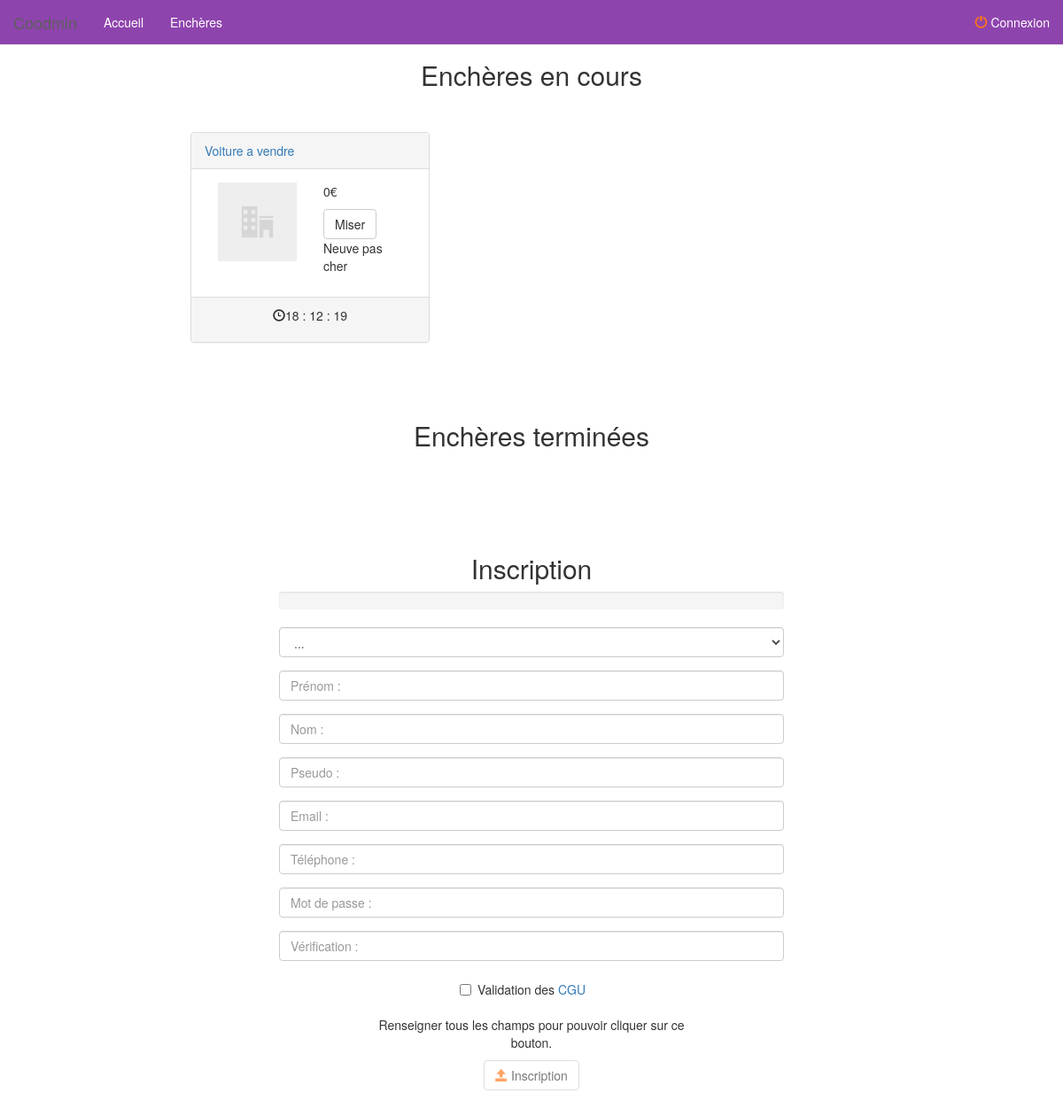
Screenshot of /coodmin2/pages/index.php with the database file from the repository.
### tables this page shows
CREATE TABLE IF NOT EXISTS `bids` (
  `id` int(11) NOT NULL AUTO_INCREMENT,
  `seller` int(11) NOT NULL,
  `title` varchar(100) NOT NULL,
  `descriptive` varchar(255) NOT NULL,
  `category` int(11) NOT NULL,
  `estimated_price` int(11) NOT NULL,
  `mini_price` int(11) NOT NULL,
  `duration_bid` int(11) NOT NULL,
  `end_bid` int(11) NOT NULL DEFAULT '0',
  `image` varchar(100) NOT NULL DEFAULT '../img/bids/0.jpg',
  `verified` tinyint(1) DEFAULT '0',
  `sold` tinyint(1) NOT NULL DEFAULT '0',
  PRIMARY KEY (`id`)
);

### coodmin2/functions.php (called while the page is built, shortened)
<?php
function connectBdd() {
    try {
        $bdd = new PDO('mysql:dbname='.NAMEBDD.';host='.HOSTBDD, USERBDD, MDPBDD);
    } catch(Exception $e) {
        die('Erreur'. $e->getMessage());
    }
    return $bdd;
}
function dataSelect($select, $from, $where, $id, $method) {
	$bdd = connectBdd();
	$query = $bdd->prepare('SELECT '. $select .' FROM '. $from .' WHERE '. $where .' = :id');
	$query->execute(["id" => $id]);
	if ($method == 0) $resultat = $query->fetch();
	else $resultat = $query->fetchAll();
	return $resultat;
}
function dataSelectAll($select, $from) {
	$bdd = connectBdd();
	$query = $bdd->prepare('SELECT '. $select .' FROM '. $from);
	$query->execute();
	$resultat = $query->fetchAll();
	return $resultat;
}

### coodmin2/pages/index.php (the view, shortened to what this page needs)
<?php include "header.php"; ?>
<div id="bids" class="container-fluid">
    <div class="row">
        <h2 class="mb text-center">Enchères en cours</h2>
        <div class="col-md-2"></div>
        <?php
        $bids = dataSelectAll("*", "bids");
        foreach ($bids as $b) {
            $bid = dataSelect("*", "bids", "id", $b['id'], 0);
            $bidUser = dataSelect("*", "bid_user", "id_bid", $bid['id'], 1);
            $bidUser = array_reverse($bidUser);
            $delay = $bid['end_bid'] - time();
            $verified = $bid['verified'];
            if ($delay > 0 && $verified == 1) {
                $seconds = $delay % 60;
                $minutes = $delay / 60 % 60;
                $hours = $delay / 3600 % 24; ?>
                <div class="col-md-3">
                    <div class="panel panel-default">
                        <div class="panel-heading background-orange">
                            <a href="bid.php?id=<?= $bid['id'] ?>"><?php echo $bid['title']; ?></a>
                        </div>
                        <div class="panel-body">
                            <div class="container-fluid">
                                <div class="row">
                                    <div class="col-md-6">
                                        <p><img class="img-responsive" onload="count()" src="<?= $bid['image'] ?>" alt="<?= $bid['title'] ?>"></p>
                                    </div>
                                    <div class="col-md-6">
                                        <?php if (empty($bidUser)) echo '<p>0€</p>';
                                            else echo '<p>'. $bidUser[0]['bet_money'] .'€</p>';?>
                                        <button type="button" class="btn btn-default">Miser</button>
                                        <p><?= html_entity_decode($bid['descriptive']) ?></p>
                                    </div>
                                </div>
                            </div>
                        </div>
                        <div class="panel-footer text-center background-orange">
                            <p id="counter"><span class="glyphicon glyphicon-time"></span><?= ($hours < 10 ? '0'. $hours : $hours) .' : '. ($minutes < 10 ? '0'. $minutes : $minutes) .' : '. ($seconds < 10 ? '0'. $seconds : $seconds)?></p>
                        </div>
                    </div>
                </div>
            <?php }
        }
        ?>
        <div class="col-md-2"></div>
    </div>
</div>
<div id="bids" class="container-fluid text-center">
    <div class="row">
        <h2 class="mb text-center">Enchères terminées</h2>
        <div class="col-md-2"></div>
        <div class="col-md-2"></div>
    </div>
</div>
<div id="inscription" class="container-fluid">
    <div class="row">
        <div class="col-md-3"></div>
        <div class="col-md-6">
            <h2 class="text-center wow fadeInUp" data-wow-duration="1s" data-wow-delay=".2s">Inscription</h2>
            <div class="progress wow fadeInUp" data-wow-duration="1s" data-wow-delay=".4s">
            </div>
            <form role="form" class="form-horizontal" method="post">
                <div class="container-fluid">
                    <div class="row">
                        <div class="col-md-12">
                            <div class="form-group" id="alert0" data-toggle="tooltip" data-placement="bottom" title="Veuillez choisir une civilité">
                                <select class="form-control wow fadeInUp" data-wow-duration="1s" data-wow-delay=".6s" onblur="validateInput('type', 0)" id="type" name="type" value="<?php echo(isset($_POST['type'])?$_POST['type']:"") ?>">
                                    <option selected="selected">...</option>
                                </select>
                            </div>
                            <div class="form-group" id="alert1" data-toggle="tooltip" data-placement="bottom" title="Le prénom doit faire plus de  2 caractères.">
                                <input type="text" class="form-control wow fadeInUp" data-wow-duration="1s" data-wow-delay=".8s" onblur="validateInput('surname', 1)" id="surname" name="surname" value="<?php echo (isset($_POST['surname'])?$_POST['surname']:"") ?>" placeholder="Prénom :">
                            </div>
                            <div class="form-group" id="alert2" data-toggle="tooltip" data-placement="bottom" title="Le nom doit faire plus de  2 caractères.">
                                <input type="text" class="form-control wow fadeInUp" data-wow-duration="1s" data-wow-delay="1s" onblur="validateInput('name', 2)" id="name" name="name" value="<?php echo (isset($_POST['name'])?$_POST['name']:"") ?>" placeholder="Nom :">
                            </div>
                            <div class="form-group" id="alert8" data-toggle="tooltip" data-placement="bottom" title="Le pseudo doit faire plus de  2 caractères.">
                                <input type="text" class="form-control wow fadeInUp" data-wow-duration="1s" data-wow-delay="1.2s" onblur="validateInput('pseudo', 8)" id="pseudo" name="pseudo" value="<?php echo (isset($_POST['pseudo'])?$_POST['pseudo']:"") ?>" placeholder="Pseudo :">
                            </div>
                            <div class="form-group" id="alert3" data-toggle="tooltip" data-placement="bottom" title="L'email doit être valide.">
                                <input type="email" class="form-control wow fadeInUp" data-wow-duration="1s" data-wow-delay="1.4s" onblur="validateInput('email', 3)" id="email" name="email" value="<?php echo (isset($_POST['email'])?$_POST['email']:"") ?>" placeholder="Email :">
                            </div>
                            <div class="form-group" id="alert4" data-toggle="tooltip" data-placement="bottom" title="Le téléphone doit être valide.">
                                <input type="tel" class="form-control wow fadeInUp" data-wow-duration="1s" data-wow-delay="1.6s" onblur="validateInput('tel', 4)" id="tel" name="tel" value="<?php echo (isset($_POST['tel'])?$_POST['tel']:"") ?>" placeholder="Téléphone :">
                            </div>
                            <div class="form-group" id="alert5" data-toggle="tooltip" data-placement="bottom" title="Le mot de passe doit contenir entre 8 et 12 caractères.">
                                <input type="password" class="form-control wow fadeInUp" data-wow-duration="1s" data-wow-delay="1.8s" onblur="validateInput('password', 5)" id="password" name="password" placeholder="Mot de passe :">
                            </div>
                            <div class="form-group" id="alert6" data-toggle="tooltip" data-placement="bottom" title="La vérification doit correspondre au mot de passe.">
                                <input type="password" class="form-control wow fadeInUp" data-wow-duration="1s" data-wow-delay="2s" onblur="validateInput('passwordVerif', 6)" id="passwordVerif" name="passwordVerif" placeholder="Vérification :">
                            </div>
                        </div>
                    </div>
                </div>
                <div class="container-fluid">
                    <div class="row">
                        <div class="col-md-2"></div>
                        <div class="col-md-8 text-center">
                            <div class="checkbox wow fadeInUp" data-wow-duration="1s" data-wow-delay="2.2s">
                                <input type="checkbox" name="cgu" onclick="validateInput('cgu', 7)" id="cgu"> Validation des <a href="">CGU</a><br><br>
                            </div>
                            <div class="form-group wow fadeInUp" data-wow-duration="1s" data-wow-delay="2.4s">
                                <p>Renseigner tous les champs pour pouvoir cliquer sur ce bouton.</p>
                                <button id="buttonFinal" type="submit" class="btn btn-default" disabled><span class="glyphicon glyphicon-open orange-color"></span> Inscription</button>
                            </div>
                        </div>
                        <div class="col-md-2"></div>
                    </div>
                </div>
            </form>
        </div>
        <div class="col-md-3"></div>
    </div>
</div>
<?php include "footer.php"; ?>

### coodmin2/css/style.css (style rules this page uses)
.background-orange { background-color: #FF7416; }
.orange-color { color: #FF7416; }
#bids { margin-top: 4%; margin-bottom: 4%; }
.mb { margin-bottom: 4%; }

### rows the page displays
bids: title "Voiture a vendre", image (picture), descriptive "Neuve pas cher", end_bid "18", end_bid "12", end_bid "19"
